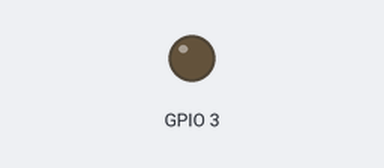
Bench run of a sketch on a simulated ESP32-C3. Parts: output pins drawn as LEDs (lit = HIGH). WiFi joins after 1.5 s; servers stay silent unless stated; network time is answered at once with the bench clock; the local clock reads 2024-03-15 10:24:30 at power-on unless the sketch sets it; what the sketch prints to the serial monitor is not drawn. At 9.5 s the program puts the board to deep sleep or switches it off; the recording ends there.

Above: at 0.0 s.
At 5.1 s:
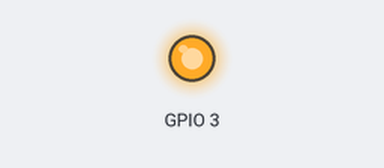
Timing chart, 0 to 6.6 s (numbered marks = the images above):
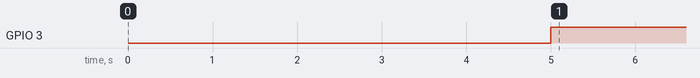

The sketch:

C3_DS3231_fixed.ino
```cpp
#include <WiFi.h>
#include <Wire.h>
#include <RTClib.h>
#include <NTPClient.h>
#include <WiFiUdp.h>
/**
*  C6完整版完美通过! C3/C6 Super Mini均有问题，不是代码问题。
*/

RTC_DS3231 rtc;

// ==================== ESP32-C3 Super Mini 专用(唤醒用的GPIO4不要修改，可以适用C3 Super Mini、C6完整版) ====================
#define I2C_SDA 6
#define I2C_SCL 7
#define DS3231_INT_PIN 4
// 闹钟延时几秒后唤醒
#define WAIT_SECOND 10
#define NTP_OFFSET 8 * 60 * 60  // 东八区 UTC+8
#define WIFI_SSID "XiaoBao-WIFI"
#define WIFI_PASS "20031999"
// ==================================================================

// 深度睡眠保持的标记变量(放在RTC_DATA_ATTR里)
RTC_DATA_ATTR bool firstBoot = true;

WiFiUDP ntpUDP;
NTPClient timeClient(ntpUDP, "pool.ntp.org", NTP_OFFSET);
void syncNTPtoRTC();

String getRTCTimeString(const DateTime& now, bool dateOnly);
void setupAlarm();

void setup() {
  Serial.begin(115200);
  delay(5000);

  Serial.println("\n===== ESP 启动 =====");
  // ==============================================
  // 🔥🔥🔥 C3迷你 必须加这两行！开启外置天线（信号满格）
  // ==============================================
  gpio_set_direction(GPIO_NUM_3, GPIO_MODE_OUTPUT);
  gpio_set_level(GPIO_NUM_3, 1);  // 开启外置IPEX天线
  /******************************************************************/

  Wire.begin(I2C_SDA, I2C_SCL);
  Wire.setClock(100000);

  if (!rtc.begin()) {
    Serial.println("未找到DS3231模块！");
    while (1)
      ;
  }

  // 2. NTP 自动对时（每次上电都对一次）
  if (firstBoot) {
    Serial.println("第一次启动，先校对DS321的时间...");
    syncNTPtoRTC();
  }
  firstBoot = false;

  // if (rtc.lostPower()) {
  //   Serial.println("DS3231时间丢失，重新设置初始时间......");
  //   rtc.adjust(DateTime(F(__DATE__), F(__TIME__)));
  // }

  /*可以做到10s唤醒一次。
   esp_sleep_enable_timer_wakeup(10 * 1000000); // 10 秒
   esp_deep_sleep_start();
   */
  // 必须关闭方波，让INT脚输出闹钟中断
  rtc.writeSqwPinMode(DS3231_OFF);

  // 清理旧闹钟
  rtc.clearAlarm(1);
  rtc.disableAlarm(2);

  // 设置 10 秒后闹钟
  setupAlarm();

  if (rtc.alarmFired(1)) {
    rtc.clearAlarm(1);
    Serial.println("检查到闹钟标识位已重置，清理标识");
  }

  pinMode(DS3231_INT_PIN, INPUT_PULLUP);
  esp_deep_sleep_enable_gpio_wakeup(1ULL << DS3231_INT_PIN, ESP_GPIO_WAKEUP_GPIO_LOW);

  Serial.println("准备进入深度睡眠,等待DS3231报警唤醒...");
  delay(3000);
  Serial.print(getRTCTimeString(rtc.now(), false));
  Serial.println("进入深度睡眠模式...");
  Serial.flush();

  esp_deep_sleep_start();
}

// ==================== NTP 对时函数 ====================
void syncNTPtoRTC() {
  Serial.print("连接 WiFi: ");
  Serial.println(WIFI_SSID);

  WiFi.begin(WIFI_SSID, WIFI_PASS);
  int retry = 0;

  while (WiFi.status() != WL_CONNECTED && retry < 20) {
    delay(500);
    Serial.print(".");
    retry++;
  }

  if (WiFi.status() == WL_CONNECTED) {
    Serial.println("\nWiFi 连接成功！");
    timeClient.update();

    // 获取 NTP 时间
    unsigned long epoch = timeClient.getEpochTime();
    DateTime ntpTime(epoch);

    // 写入 RTC
    rtc.adjust(ntpTime);
    Serial.println("✅ NTP 对时完成，已同步到 DS3231");
  } else {
    Serial.println("\n❌ WiFi 连接失败，使用旧 RTC 时间");
  }

  WiFi.disconnect(true);
  WiFi.mode(WIFI_OFF);  // 关闭WiFi省电
}

void setupAlarm() {
  DateTime now = rtc.now();
  // 计算未来时间（自动处理进位）
  DateTime alarmTime = now + TimeSpan(0, 0, 0, WAIT_SECOND);
  // 闹钟模式：匹配 时分秒日 → 到点就触发
  rtc.setAlarm1(alarmTime, DS3231_A1_Second);
}

String getRTCTimeString(const DateTime& now, bool dateOnly) {
  char buf[32];
  snprintf(buf, sizeof(buf),
           dateOnly
             ? "%04d-%02d-%02d"
             : "%04d/%02d/%02d %02d:%02d:%02d",
           now.year(),
           now.month(),
           now.day(),
           now.hour(),
           now.minute(),
           now.second());

  return String(buf);
}

void loop() {
  // DateTime now = rtc.now();
  // Serial.println(getRTCTimeString(now, false));
  // delay(10000);
}
```

Measured:
- by itself, GPIO 3: LOW → HIGH at 5.0 s
